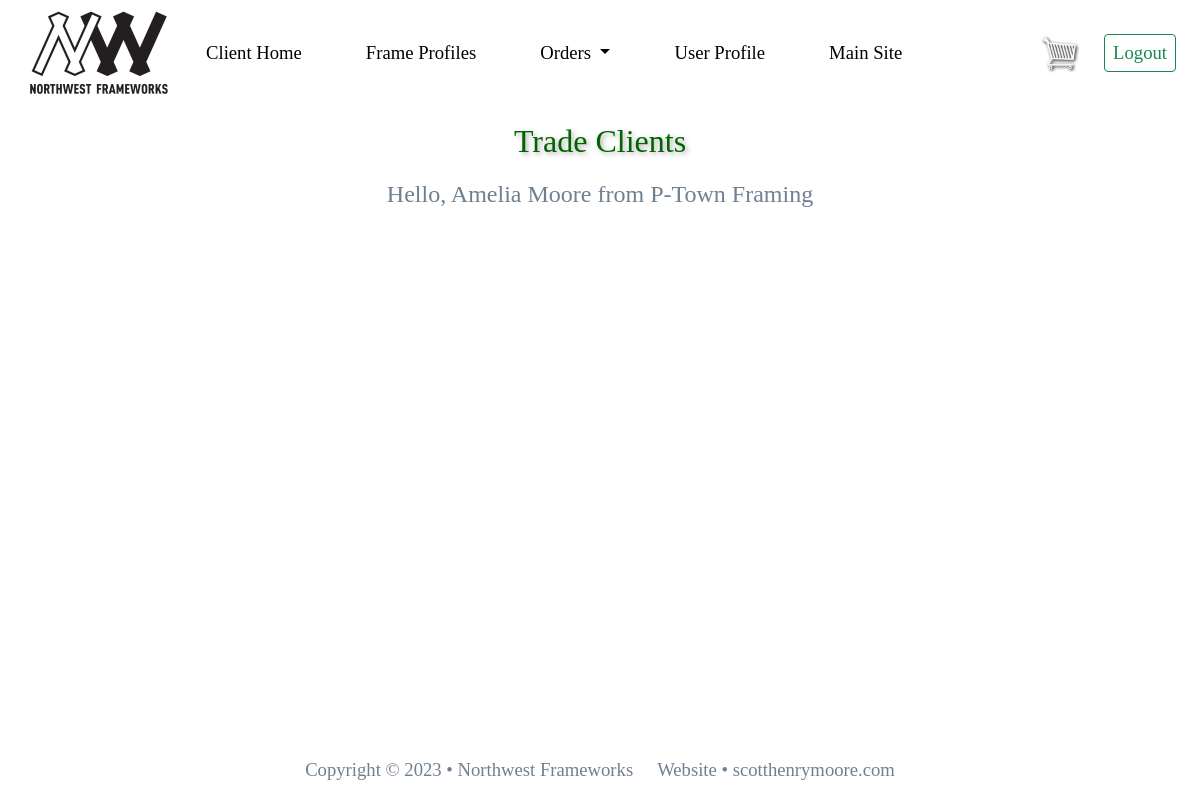
Page /client_index/ (signed in) on the committed database.
### nw_users_app/models.py (models this page shows, shortened)
class UserProfile(models.Model):
    user_name = models.ForeignKey(User, on_delete=models.CASCADE)
    first_name = models.CharField(max_length=30)
    last_name = models.CharField(max_length=30)
    phone_num = models.CharField(max_length=20)
    email = models.EmailField()
    shop_name = models.CharField(max_length=50)
    shop_address = models.CharField(max_length=50)
    shop_city = models.CharField(max_length=20)
    shop_state = models.CharField(max_length=20)
    shop_zipcode = models.CharField(max_length=15)
    website = models.URLField(blank=True)
    class Meta:
        ordering = ('shop_name',)

### nw_users_app/views.py (the view)
# urls.py: path('client_index/', views.client_index, name = 'client_index'),
@login_required
def client_index(request):
    current_user = request.user
    if current_user.is_staff:
        return render(request, 'user/client_index.html')
    try:
        profile = UserProfile.objects.get(user_name=current_user)
        id = current_user.id
        user_data = UserProfile.objects.get(user_name = current_user)
        try:
            order = Order.objects.get(customer=profile.id, complete=False)
            frame_total = order.get_cart_items
            context = { 'user_data': user_data, 'frame_total': frame_total,
            }
            return render(request, 'user/client_index.html', context)
        except:
            context = { 'user_data': user_data,
            }
            return render(request, 'user/client_index.html', context)
    except:
        messages.warning(request, 'Please setup a User Profile to continue')
        return redirect('create_user_profile', id)

### templates/user/client_index.html (shortened to what this page needs)
{% extends 'base-user.html' %} {% block content %}
<div class="container text-center">
    <h2 class="mt-3">Trade Clients</h2>
    <p class="greeting mt-3"> Hello, {{ user_data.first_name }} {{ user_data.last_name }} from {{user_data.shop_name }}</p>
</div>
{% endblock %}

### static/styles.css (style rules this page uses)
h2 { color:darkgreen; font-family:Cambria, Cochin, Georgia, Times, 'Times New Roman', serif; text-shadow: 2px 2px 5px darkgray; }
p { font-size: 14pt; }
.greeting { font-size: 18pt; color:slategrey; font-family:Cambria, Cochin, Georgia, Times, 'Times New Roman', serif }
body { font-family:'Verdana, Segoe UI', Tahoma, Geneva, sans-serif; min-height: 100vh; display: flex; flex-direction: column; }

### rows in the picture
UserProfile: first_name "Amelia", last_name "Moore", shop_name "P-Town Framing"
